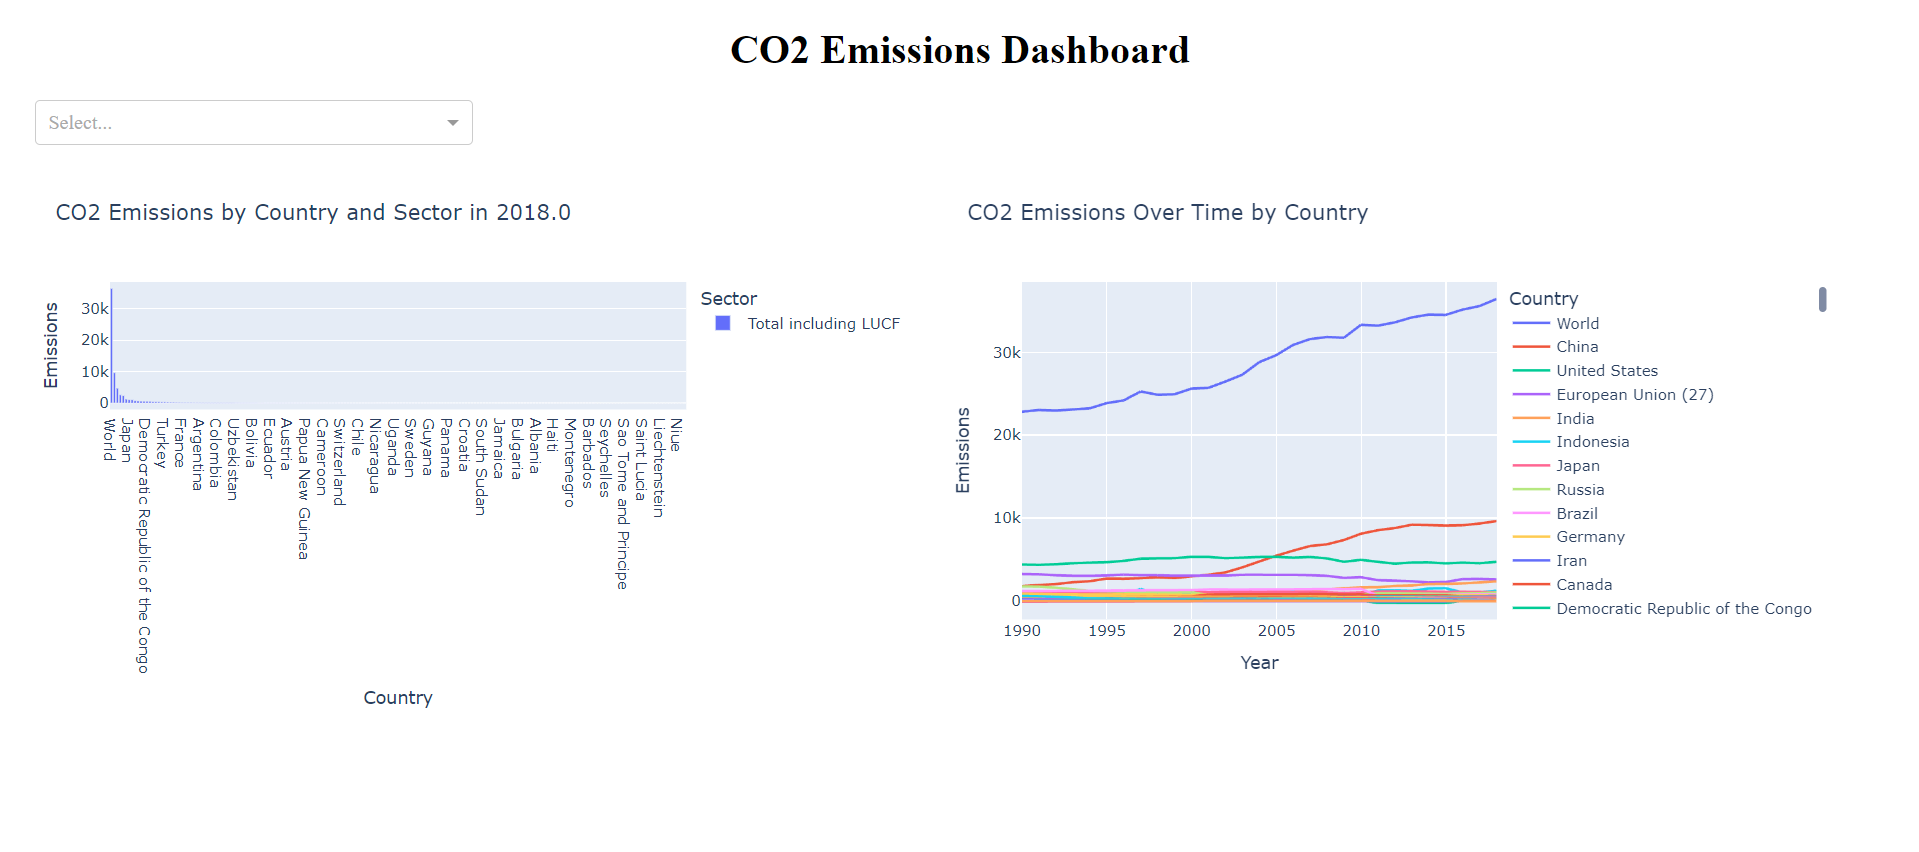

Recreate this plot in Python.
import dash
from dash import dcc, html
import pandas as pd
import plotly.express as px
import plotly.graph_objects as go

# Load the dataset (adjust path as per your file location)
df = pd.read_csv(r"C:\Users\rushi\AppData\Local\Temp\1aefb953-e9a8-4d06-8c8e-d500158f2a17_Waste_Management_System_A_Comprehensive_Approach.zip.a17\vaidehipython\detaset\historical_emissions.csv")

# Preprocessing: melt the dataset to long format for easier plotting
df_melted = df.melt(id_vars=["Country", "Sector", "Gas"], var_name="Year", value_name="Emissions")

# Convert 'Year' to integer
df_melted["Year"] = pd.to_numeric(df_melted["Year"], errors='coerce')

# Initialize the Dash app
app = dash.Dash(__name__)

# Create the figures for the dashboard

# 1. Bar Chart: CO2 Emissions by Country and Sector for the latest year
latest_year = df_melted["Year"].max()
df_latest_year = df_melted[df_melted["Year"] == latest_year]
fig1 = px.bar(df_latest_year, x='Country', y='Emissions', color='Sector', 
              title=f"CO2 Emissions by Country and Sector in {latest_year}")

# 2. Line Chart: CO2 Emissions Over Time by Country
fig2 = px.line(df_melted, x='Year', y='Emissions', color='Country', title="CO2 Emissions Over Time by Country")

# Create the layout for the dashboard
app.layout = html.Div(children=[
    html.H1("CO2 Emissions Dashboard", style={'textAlign': 'center'}),
    
    # Dropdown for selecting a country
    dcc.Dropdown(
        id='country-dropdown',
        options=[{'label': country, 'value': country} for country in df_melted['Country'].unique()],
        value='USA',  # Default value
        style={'width': '48%', 'margin': '10px'}
    ),
    
    html.Div(children=[
        dcc.Graph(figure=fig1),
    ], style={'width': '48%', 'display': 'inline-block'}),
    
    html.Div(children=[
        dcc.Graph(figure=fig2),
    ], style={'width': '48%', 'display': 'inline-block'}),
])

# Run the server
if __name__ == '__main__':
    app.run_server(debug=True)
